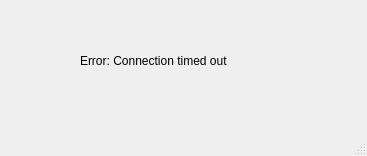
<?xml version="1.0" encoding="UTF-8"?>
<ui version="4.0">
 <class>MainWindow</class>
 <widget class="QMainWindow" name="MainWindow">
  <property name="geometry">
   <rect>
    <x>0</x>
    <y>0</y>
    <width>367</width>
    <height>156</height>
   </rect>
  </property>
  <property name="windowTitle">
   <string>MainWindow</string>
  </property>
  <widget class="QWidget" name="centralwidget">
   <widget class="QLabel" name="label">
    <property name="geometry">
     <rect>
      <x>80</x>
      <y>30</y>
      <width>201</width>
      <height>61</height>
     </rect>
    </property>
    <property name="font">
     <font>
      <pointsize>9</pointsize>
     </font>
    </property>
    <property name="text">
     <string>Error: Connection timed out</string>
    </property>
   </widget>
  </widget>
  <widget class="QMenuBar" name="menubar">
   <property name="geometry">
    <rect>
     <x>0</x>
     <y>0</y>
     <width>367</width>
     <height>26</height>
    </rect>
   </property>
  </widget>
  <widget class="QStatusBar" name="statusbar"/>
 </widget>
 <resources/>
 <connections/>
</ui>
